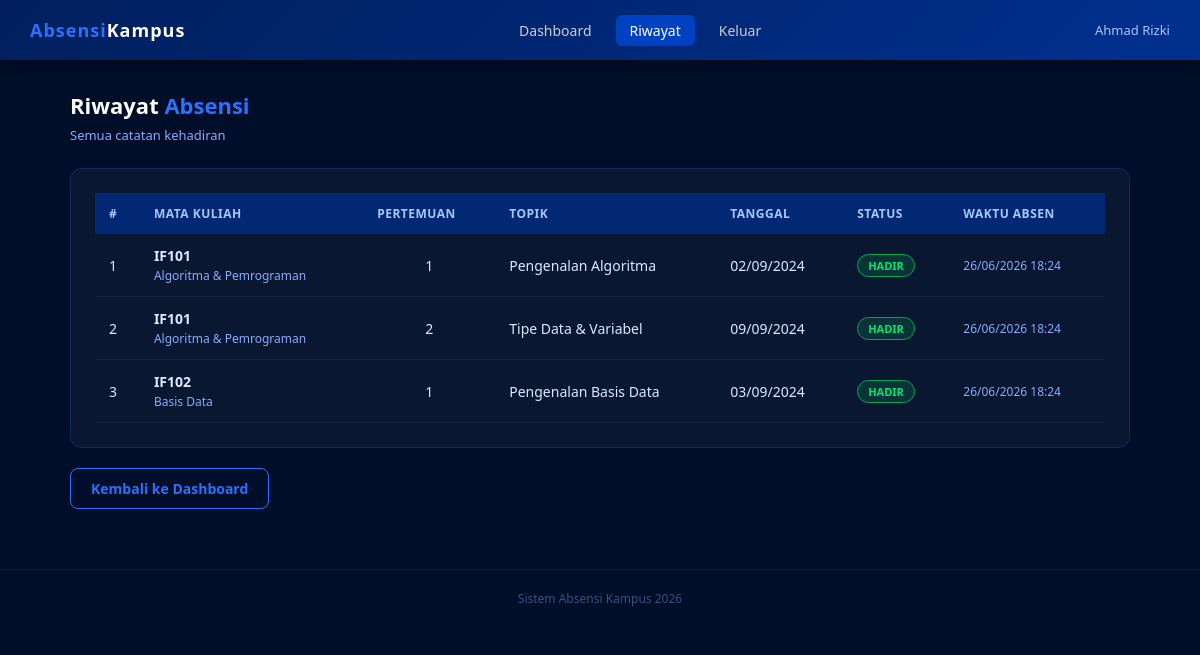
The page /riwayat_absensi.php (signed in) on the database as committed earlier.
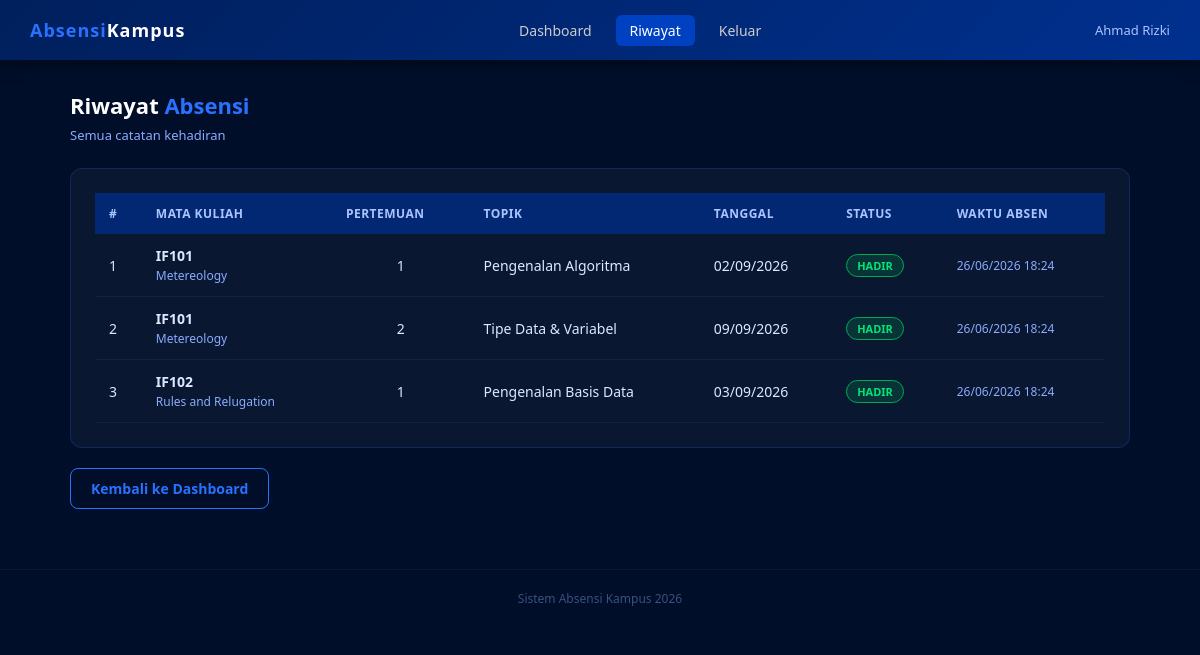
The same page on the database as committed later.
### tables this page shows
CREATE TABLE absensi (
    id INT AUTO_INCREMENT PRIMARY KEY,
    mahasiswa_id INT NOT NULL,
    pertemuan_id INT NOT NULL,
    status_hadir ENUM('hadir', 'izin', 'sakit', 'alpha') DEFAULT 'hadir',
    waktu_absen TIMESTAMP DEFAULT CURRENT_TIMESTAMP,
    FOREIGN KEY (mahasiswa_id) REFERENCES users(id),
    FOREIGN KEY (pertemuan_id) REFERENCES pertemuan(id),
    UNIQUE KEY unik_absen (mahasiswa_id, pertemuan_id)
);

CREATE TABLE mata_kuliah (
    id INT AUTO_INCREMENT PRIMARY KEY,
    kode_mk VARCHAR(10) UNIQUE NOT NULL,
    nama_mk VARCHAR(100) NOT NULL,
    sks INT DEFAULT 2,
    dosen_id INT,
    semester VARCHAR(10),
    created_at TIMESTAMP DEFAULT CURRENT_TIMESTAMP,
    FOREIGN KEY (dosen_id) REFERENCES users(id)
);

CREATE TABLE pertemuan (
    id INT AUTO_INCREMENT PRIMARY KEY,
    mata_kuliah_id INT NOT NULL,
    pertemuan_ke INT NOT NULL,
    topik VARCHAR(200),
    tanggal DATE NOT NULL,
    status ENUM('aktif', 'selesai') DEFAULT 'aktif',
    FOREIGN KEY (mata_kuliah_id) REFERENCES mata_kuliah(id)
);

### riwayat_absensi.php (the view, shortened to what this page needs)
<?php
require_once 'config.php';
$mahasiswa_id = $_SESSION['user_id'];
$sql = "
    SELECT a.*, p.pertemuan_ke, p.topik, p.tanggal,
           mk.nama_mk, mk.kode_mk
    FROM absensi a
    JOIN pertemuan p ON a.pertemuan_id = p.id
    JOIN mata_kuliah mk ON p.mata_kuliah_id = mk.id
    WHERE a.mahasiswa_id = $mahasiswa_id
    ORDER BY a.waktu_absen DESC
";
$hasil = mysqli_query($conn, $sql);
?>
<!DOCTYPE html>
<html lang="id">
<head>
    <link rel="stylesheet" href="style.css">
</head>
<body>
<nav class="navbar">
    <div class="logo"><span>Absensi</span>Kampus</div>
    <div class="nav-links">
        <a href="dashboard_mahasiswa.php">Dashboard</a>
        <a href="riwayat_absensi.php" class="aktif">Riwayat</a>
        <a href="logout.php">Keluar</a>
    </div>
    <div class="user-info"><?= htmlspecialchars($_SESSION['nama']) ?></div>
</nav>
<div class="container">
    <div class="page-title">Riwayat <span>Absensi</span></div>
    <div class="page-subtitle">Semua catatan kehadiran</div>
    <div class="card">
        <div class="table-wrapper">
            <table>
                <thead>
                    <tr>
                        <th>#</th>
                        <th>Mata Kuliah</th>
                        <th>Pertemuan</th>
                        <th>Topik</th>
                        <th>Tanggal</th>
                        <th>Status</th>
                        <th>Waktu Absen</th>
                    </tr>
                </thead>
                <tbody>
                <?php if (mysqli_num_rows($hasil) == 0): ?>
                    <tr>
                        <td colspan="7" style="text-align:center; color:#5a7ab0; padding:30px;">
                            Belum ada data absensi.
                        </td>
                    </tr>
                <?php else: ?>
                    <?php $no = 1; while ($row = mysqli_fetch_assoc($hasil)): ?>
                    <tr>
                        <td><?= $no++ ?></td>
                        <td>
                            <strong><?= htmlspecialchars($row['kode_mk']) ?></strong><br>
                            <span style="font-size:12px;color:#8aabff"><?= htmlspecialchars($row['nama_mk']) ?></span>
                        </td>
                        <td style="text-align:center"><?= $row['pertemuan_ke'] ?></td>
                        <td><?= htmlspecialchars($row['topik'] ?? '-') ?></td>
                        <td><?= date('d/m/Y', strtotime($row['tanggal'])) ?></td>
                        <td>
                            <span class="badge badge-<?= $row['status_hadir'] ?>">
                                <?= strtoupper($row['status_hadir']) ?>
                            </span>
                        </td>
                        <td style="font-size:12px; color:#8aabff">
                            <?= date('d/m/Y H:i', strtotime($row['waktu_absen'])) ?>
                        </td>
                    </tr>
                    <?php endwhile; ?>
                <?php endif; ?>
                </tbody>
            </table>
        </div>
    </div>
    <a href="dashboard_mahasiswa.php" class="btn btn-outline">Kembali ke Dashboard</a>
</div>
<div class="footer">Sistem Absensi Kampus 2026</div>
</body>
</html>

### style.css (style rules this page uses)
* { margin: 0; padding: 0; box-sizing: border-box; }
body { font-family: "Segoe UI", Arial, sans-serif; background-color: #000e29; color: #fff; min-height: 100vh; }
a { text-decoration: none; color: inherit; }
.navbar { background: linear-gradient(135deg, #001f5c, #00308f); padding: 0 30px; display: flex; justify-content: space-between; align-items: center; height: 60px; box-shadow: 0 2px 15px rgba(0, 0, 0, 0.5); position: sticky; top: 0; z-index: 100; }
.navbar .logo { font-size: 18px; font-weight: 700; color: #fff; letter-spacing: 1px; }
.navbar .logo span { color: #2971ff; }
.navbar .nav-links { display: flex; gap: 10px; align-items: center; }
.navbar .nav-links a { color: #ccc; padding: 6px 14px; border-radius: 6px; font-size: 14px; transition: all 0.2s; }
.navbar .nav-links a:hover, .navbar .nav-links a.aktif { background: #0041c2; color: #fff; }
.navbar .user-info { font-size: 13px; color: #aac4ff; }
.btn { display: inline-block; padding: 10px 20px; border-radius: 8px; border: none; cursor: pointer; font-size: 14px; font-weight: 600; transition: all 0.2s; text-align: center; }
.btn-outline { background: transparent; border: 1px solid #2971ff; color: #2971ff; }
.container { max-width: 1100px; margin: 0 auto; padding: 30px 20px; }
.page-title { font-size: 22px; font-weight: 700; margin-bottom: 6px; color: #fff; }
.page-title span { color: #2971ff; }
.page-subtitle { font-size: 13px; color: #8aabff; margin-bottom: 24px; }
.card { background: rgba(255, 255, 255, 0.04); border: 1px solid rgba(41, 113, 255, 0.2); border-radius: 12px; padding: 24px; margin-bottom: 20px; }
.table-wrapper { overflow-x: auto; }
table { width: 100%; border-collapse: collapse; font-size: 14px; }
thead th { background: rgba(0, 48, 143, 0.7); color: #aac4ff; padding: 12px 14px; text-align: left; font-weight: 600; font-size: 12px; text-transform: uppercase; letter-spacing: 0.5px; }
tbody td { padding: 12px 14px; border-bottom: 1px solid rgba(255, 255, 255, 0.05); color: #dde8ff; }
.badge { display: inline-block; padding: 3px 10px; border-radius: 20px; font-size: 11px; font-weight: 600; }
.badge-hadir { background: rgba(0, 168, 84, 0.2); color: #00e676; border: 1px solid #00a854; }
.footer { text-align: center; padding: 20px; font-size: 12px; color: #3a5080; margin-top: 30px; border-top: 1px solid rgba(255, 255, 255, 0.05); }

Rows that differ between the two databases and show on the page:
changed through a linked row, absensi "Pengenalan Algoritma": mata_kuliah.nama_mk "Algoritma & Pemrograman" → "Metereology"; pertemuan.tanggal "02/09/2024" → "02/09/2026"
changed through a linked row, absensi "Tipe Data & Variabel": mata_kuliah.nama_mk "Algoritma & Pemrograman" → "Metereology"; pertemuan.tanggal "09/09/2024" → "09/09/2026"
changed through a linked row, absensi "IF102": mata_kuliah.nama_mk "Basis Data" → "Rules and Relugation"; pertemuan.tanggal "03/09/2024" → "03/09/2026"
